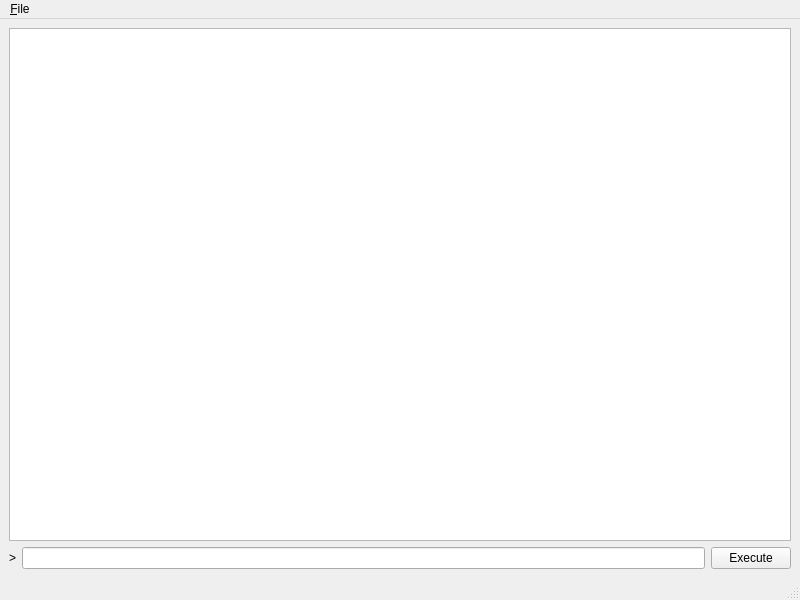
<?xml version="1.0" encoding="UTF-8"?>
<ui version="4.0">
 <class>RConsole</class>
 <widget class="QMainWindow" name="RConsole">
  <property name="geometry">
   <rect>
    <x>0</x>
    <y>0</y>
    <width>800</width>
    <height>600</height>
   </rect>
  </property>
  <property name="windowTitle">
   <string>R Console</string>
  </property>
  <widget class="QWidget" name="centralwidget">
   <layout class="QVBoxLayout" name="verticalLayout">
    <item>
     <widget class="QPlainTextEdit" name="result"/>
    </item>
    <item>
     <layout class="QHBoxLayout" name="horizontalLayout">
      <item>
       <widget class="QLabel" name="prompt">
        <property name="text">
         <string>&gt;</string>
        </property>
       </widget>
      </item>
      <item>
       <widget class="QLineEdit" name="command"/>
      </item>
      <item>
       <widget class="QPushButton" name="execute">
        <property name="text">
         <string>Execute</string>
        </property>
       </widget>
      </item>
     </layout>
    </item>
   </layout>
  </widget>
  <widget class="QMenuBar" name="menubar">
   <property name="geometry">
    <rect>
     <x>0</x>
     <y>0</y>
     <width>800</width>
     <height>27</height>
    </rect>
   </property>
   <widget class="QMenu" name="menu_File">
    <property name="title">
     <string>&amp;File</string>
    </property>
    <addaction name="action_Close"/>
   </widget>
   <addaction name="menu_File"/>
  </widget>
  <widget class="QStatusBar" name="statusbar"/>
  <action name="action_Close">
   <property name="text">
    <string>&amp;Close</string>
   </property>
  </action>
 </widget>
 <resources/>
 <connections/>
</ui>
